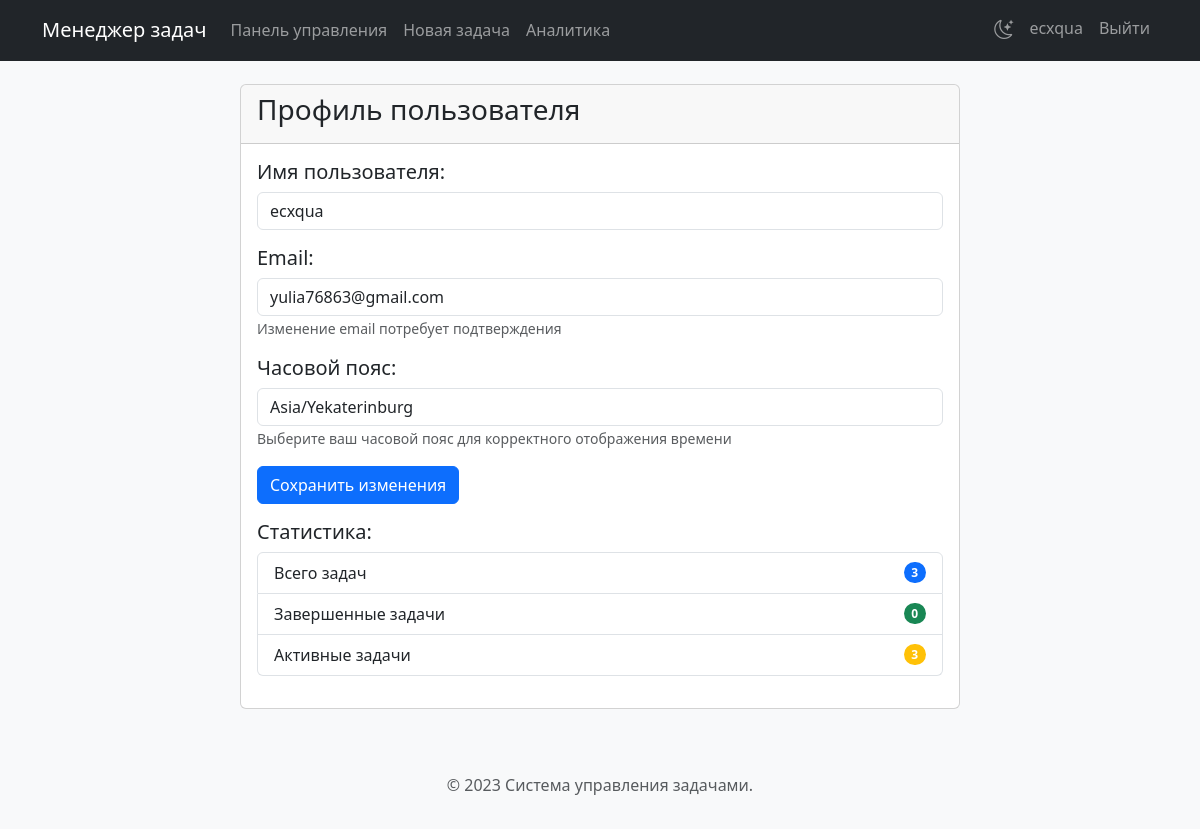
Screenshot of /profile (signed in) with the database file from the repository.
### tables this page shows
CREATE TABLE users (
        id INTEGER PRIMARY KEY,
        username TEXT NOT NULL,
        password TEXT NOT NULL,
        email TEXT UNIQUE NOT NULL,
        pending_email TEXT,
        email_confirm_token TEXT,
        email_confirm_expiry TIMESTAMP,
        reset_token TEXT,
        reset_token_expiry TIMESTAMP,
        timezone TEXT DEFAULT "Europe/Moscow",
        created_at TIMESTAMP DEFAULT CURRENT_TIMESTAMP
    );

### app.py (the view)
@app.route('/profile', methods=['GET'])
def profile():
    if 'user_id' not in session:
        return redirect(url_for('login'))
    conn = sqlite3.connect('tasks.db')
    c = conn.cursor()
    c.execute("""SELECT username, email, pending_email, timezone
                 FROM users WHERE id = ?""", (session['user_id'],))
    user = c.fetchone()
    c.execute("SELECT COUNT(*) FROM tasks WHERE user_id = ?", (session['user_id'],))
    total_tasks = c.fetchone()[0]
    c.execute("SELECT COUNT(*) FROM tasks WHERE user_id = ? AND status = 'Завершена'", (session['user_id'],))
    completed_tasks = c.fetchone()[0]
    active_tasks = total_tasks - completed_tasks
    conn.close()
    timezones = sorted([(tz, tz) for tz in all_timezones if 'Europe/' in tz or 'Asia/' in tz])
    return render_template('profile.html',
                          username=user[0],
                          email=user[1],
                          pending_email=user[2],
                          timezone=user[3] or 'Europe/Moscow',
                          total_tasks=total_tasks,
                          completed_tasks=completed_tasks,
                          active_tasks=active_tasks,
                          timezones=timezones)

### templates/profile.html (shortened to what this page needs)
{% extends 'base.html' %}
{% block content %}
<div class="container">
    <div class="row">
        <div class="col-md-8 mx-auto">
            <div class="card">
                <div class="card-header">
                    <h3>Профиль пользователя</h3>
                </div>
                <div class="card-body">
                    <form method="POST" action="{{ url_for('update_profile') }}">
                        <div class="row mb-3">
                            <div class="col">
                                <h5>Имя пользователя:</h5>
                                <input type="text" class="form-control" name="username" value="{{ username }}" required>
                            </div>
                        </div>
                        <div class="row mb-3">
                            <div class="col">
                                <h5>Email:</h5>
                                <input type="email" class="form-control" name="email" value="{{ email }}" required>
                                <small class="text-muted">Изменение email потребует подтверждения</small>
                            </div>
                        </div>
                        <div class="row mb-3">
                            <div class="col">
                                <h5>Часовой пояс:</h5>
                                <select class="form-control" name="timezone">
                                    {% for tz_value, tz_name in timezones %}
                                    <option value="{{ tz_value }}" {% if timezone == tz_value %}selected{% endif %}>{{ tz_name }}</option>
                                    {% endfor %}
                                </select>
                                <small class="text-muted">Выберите ваш часовой пояс для корректного отображения времени</small>
                            </div>
                        </div>
                        <div class="row mb-3">
                            <div class="col">
                                <button type="submit" class="btn btn-primary">Сохранить изменения</button>
                            </div>
                        </div>
                    </form>
                    <div class="row mb-3">
                        <div class="col">
                            <h5>Статистика:</h5>
                            <ul class="list-group">
                                <li class="list-group-item d-flex justify-content-between align-items-center">
                                    Всего задач
                                    <span class="badge bg-primary rounded-pill">{{ total_tasks }}</span>
                                </li>
                                <li class="list-group-item d-flex justify-content-between align-items-center">
                                    Завершенные задачи
                                    <span class="badge bg-success rounded-pill">{{ completed_tasks }}</span>
                                </li>
                                <li class="list-group-item d-flex justify-content-between align-items-center">
                                    Активные задачи
                                    <span class="badge bg-warning rounded-pill">{{ active_tasks }}</span>
                                </li>
                            </ul>
                        </div>
                    </div>
                </div>
            </div>
        </div>
    </div>
</div>
{% endblock %}

### templates/base.html (shortened to what this page needs)
<!DOCTYPE html>
<html lang="ru">
<head>
    <link href="https://cdn.jsdelivr.net/npm/bootstrap@5.3.0/dist/css/bootstrap.min.css" rel="stylesheet">
    <link href="https://cdn.jsdelivr.net/npm/bootstrap-icons@1.11.3/font/bootstrap-icons.css" rel="stylesheet">
    <link href="{{ url_for('static', filename='css/style.css') }}" rel="stylesheet">
</head>
<body>
    <nav class="navbar navbar-expand-lg navbar-dark bg-dark fixed-top">
        <div class="container">
            <a class="navbar-brand" href="{{ url_for('dashboard') if 'user_id' in session else url_for('login') }}">Менеджер задач</a>
            <div class="collapse navbar-collapse" id="navbarNav">
                {% if 'user_id' in session %}
                <ul class="navbar-nav me-auto">
                    <li class="nav-item">
                        <a class="nav-link" href="{{ url_for('dashboard') }}">Панель управления</a>
                    </li>
                    <li class="nav-item">
                        <a class="nav-link" href="{{ url_for('new_task') }}">Новая задача</a>
                    </li>
                    <li class="nav-item">
                        <a class="nav-link" href="{{ url_for('analytics') }}">Аналитика</a>
                    </li>
                </ul>
                <ul class="navbar-nav">
                    <li class="nav-item">
                        <div class="theme-toggle nav-link">
                            <i class="bi bi-moon-stars"></i>
                        </div>
                    </li>
                    <li class="nav-item">
                        <a class="nav-link" href="{{ url_for('profile') }}">{{ session['username'] }}</a>
                    </li>
                    <li class="nav-item">
                        <a class="nav-link" href="{{ url_for('logout') }}">Выйти</a>
                    </li>
                </ul>
                {% endif %}
            </div>
        </div>
    </nav>
    <div class="container mt-4">
        {% block content %}{% endblock %}
    </div>
    <footer class="mt-5 py-3 bg-light">
        <div class="container text-center">
            <p class="text-muted">© 2023 Система управления задачами.</p>
        </div>
    </footer>
</body>
</html>

### static/css/style.css (style rules this page uses)
.theme-toggle { cursor: pointer; padding: 0.5rem; }
.theme-toggle i { font-size: 1.2rem; transition: transform 0.3s ease; }

### templates/base.html (style rules this page uses)
body { padding-top: 60px; background-color: #f8f9fa; }

### rows the page displays
users: username "ecxqua", email "yulia76863@gmail.com", timezone "Asia/Yekaterinburg"

### other values shown
{{ total_tasks }} "3"
{{ completed_tasks }} "0"
{{ active_tasks }} "3"
